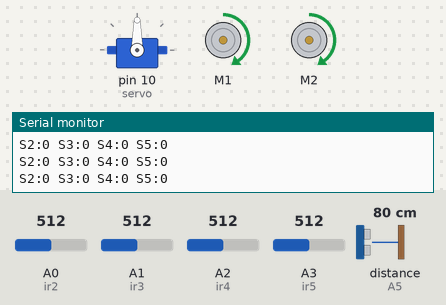
The sketch below on a simulated Arduino Uno, built with avr-gcc and run on an emulated ATmega328P. On the bench: servo, 2 × DC motor (green arrow = forward, orange = backward, longer = faster), the last lines printed to the serial monitor. The test bench sets the inputs (shaded band); at power-on: distance to the obstacle (sensor on A5) 80 cm, A0 (ir2) = 512, A1 (ir3) = 512, A2 (ir4) = 512, A3 (ir5) = 512. The echo pulse lasts 58.3 µs per cm.

Above: at 1.2 s.
1.3 s: distance to the obstacle (sensor on A5) set to 18 cm
2.8 s: distance to the obstacle (sensor on A5) set to 14 cm
At 4.8 s:
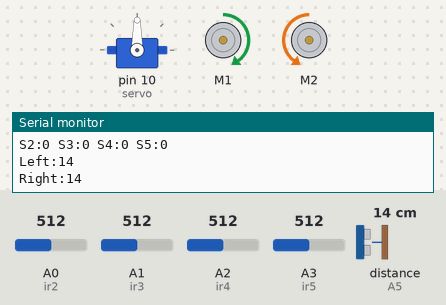
5.8 s: distance to the obstacle (sensor on A5) set to 35 cm
At 6.1 s:
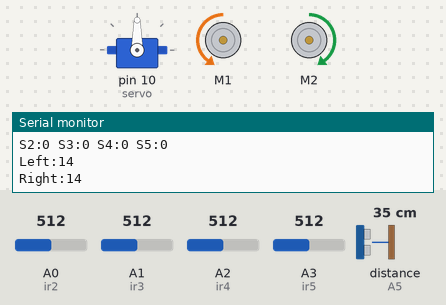
8.4 s: distance to the obstacle (sensor on A5) set to 2 cm
At 9.5 s:
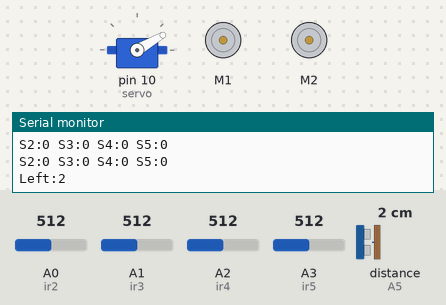
Timing chart, 0 to 12.4 s (numbered marks = the images above; inputs shaded):
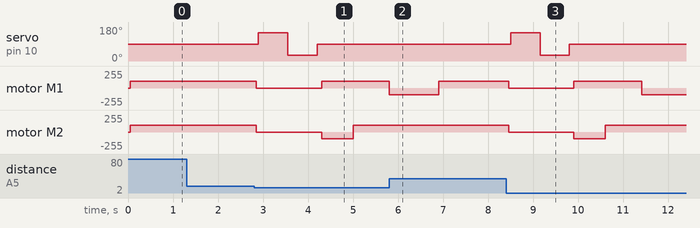

The sketch:

Line_Following_6Channel_Robot_obstacle_by_tanjib.ino
```cpp
// Libraries
#include <NewPing.h>
#include <Servo.h>
#include <AFMotor.h>

// Ultrasonic sensor pins
#define TRIGGER_PIN A4
#define ECHO_PIN A5
#define MAX_DISTANCE 50

// IR sensor pins (4-channel, using A0–A3)
#define ir2 A0
#define ir3 A1
#define ir4 A2
#define ir5 A3

// Motor setup (L298D Motor Shield using AFMotor library)
AF_DCMotor motor1(1, MOTOR12_1KHZ); // M1 terminal
AF_DCMotor motor2(2, MOTOR12_1KHZ); // M2 terminal

Servo servo;
NewPing sonar(TRIGGER_PIN, ECHO_PIN, MAX_DISTANCE);

int distance = 0;
int leftDistance;
int rightDistance;
boolean object;

// Threshold for IR sensors (adjust after testing)
int threshold = 800; // 0–1023 range

void setup() {
  Serial.begin(9600);

  // Servo
  servo.attach(10);
  servo.write(90);

  // Motor speed
  motor1.setSpeed(100);  // adjust 0–255
  motor2.setSpeed(100);
}

void loop() {
  // Read IR sensors as analog, convert to digital (1=black, 0=white)
  int d2 = (analogRead(ir2) < threshold) ? 0 : 1;
  int d3 = (analogRead(ir3) < threshold) ? 0 : 1;
  int d4 = (analogRead(ir4) < threshold) ? 0 : 1;
  int d5 = (analogRead(ir5) < threshold) ? 0 : 1;

  // Debug print
  Serial.print("S2:"); Serial.print(d2);
  Serial.print(" S3:"); Serial.print(d3);
  Serial.print(" S4:"); Serial.print(d4);
  Serial.print(" S5:"); Serial.println(d5);

  // First check obstacle
  distance = getDistance();
  if (distance <= 15) {
    objectAvoid();
  } else {
    // Line following logic
    if(d4 == 0 && d3 == 0){

      moveForward();
    }
    else if(d4 == 0 && d3 == 1){

        moveLeft();

    }
    else if (d4 == 1 && d3 == 0){
      moveRight();
    }
    else if (d4 == 1 && d3 == 1){
      Stop();
    }
  }

  delay(50);
}

// ---------------- OBSTACLE AVOIDANCE ----------------
void objectAvoid() {
  Stop();
  distance = getDistance();
  if (distance <= 15) {
    Stop();
    lookLeft();
    lookRight();
    delay(100);
    if (rightDistance <= leftDistance) {
      object = true;
      turn();
    } else {
      object = false;
      turn();
    }
    delay(100);
  }
  else {
    moveForward();
  }
}

int getDistance() {
  delay(50);
  int cm = sonar.ping_cm();
  if (cm == 0) cm = 100;
  return cm;
}

int lookLeft () {
  servo.write(150);
  delay(500);
  leftDistance = getDistance();
  delay(100);
  servo.write(90);
  Serial.print("Left:"); Serial.println(leftDistance);
  return leftDistance;
}

int lookRight() {
  servo.write(30);
  delay(500);
  rightDistance = getDistance();
  delay(100);
  servo.write(90);
  Serial.print("Right:"); Serial.println(rightDistance);
  return rightDistance;
}

// ---------------- MOTOR CONTROL ----------------
void Stop() {
  motor1.run(RELEASE);
  motor2.run(RELEASE);
}

void moveForward() {
  motor1.run(FORWARD);
  motor2.run(FORWARD);
}

void moveBackward() {
  motor1.run(BACKWARD);
  motor2.run(BACKWARD);
}

void moveRight() {
  motor1.run(FORWARD);
  motor2.run(BACKWARD);
}

void moveLeft() {
  motor1.run(BACKWARD);
  motor2.run(FORWARD);
}

void turn() {
  if (object == false) {
    moveLeft();
    delay(700);
    moveForward();
    delay(800);
    moveRight();
    delay(900);
  }
  else {
    moveRight();
    delay(700);
    moveForward();
    delay(800);
    moveLeft();
    delay(900);
  }
}
```

Measured:
- the behaviour switches between 16 and 15 cm on distance to the obstacle (sensor on A5) (found by bisection; images 0 and 1)
- after the input at 2.8 s, servo on pin 10 (servo): 90° → 150° after 0.10 s, → 30° 0.65 s later, → 90° 0.65 s later; motor M1: forward 100/255 → stopped after 0.05 s, → forward 100/255 1.5 s later; motor M2: forward 100/255 → stopped after 0.05 s, → backward 100/255 1.5 s later, → forward 100/255 0.70 s later
- after the input at 5.8 s, servo on pin 10 (servo): stays 90° (without the input it goes to 150° after 1.2 s); motor M2: stays forward 100/255 (without the input it goes to stopped after 1.1 s)
- after the input at 8.4 s, servo on pin 10 (servo): 90° → 150° after 0.11 s, → 30° 0.65 s later, → 90° 0.65 s later; motor M1: forward 100/255 → stopped after 0.06 s, → forward 100/255 1.5 s later, → backward 100/255 1.5 s later; motor M2: forward 100/255 → stopped after 0.06 s, → backward 100/255 1.5 s later, → forward 100/255 0.70 s later
